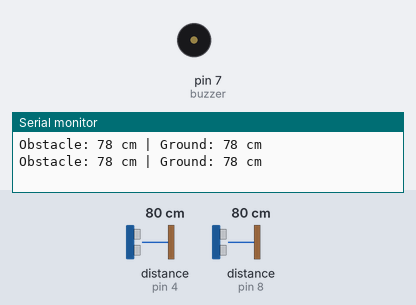
Bench run of a sketch on a simulated Arduino Uno, built with avr-gcc and run on an emulated ATmega328P. On the bench: buzzer (waves = sounding, pin HIGH), the last lines printed to the serial monitor. Wiring (inferred from the names in the program): 2 × ultrasonic range finder: trigger pin 5, echo pin 4 / trigger pin 9, echo pin 8. Inputs (shaded band) come from the test bench; at power-on: distance to the obstacle (sensors on pin 8, pin 4) 80 cm. The echo pulse lasts 58.3 µs per cm; pins used as bus, display or sensor lines are not drawn.

Above: at 2.1 s.
2.2 s: distance to the obstacle (sensor on pin 8) set to 8 cm
5.7 s: distance to the obstacle (sensor on pin 8) set to 5 cm
At 6.6 s:
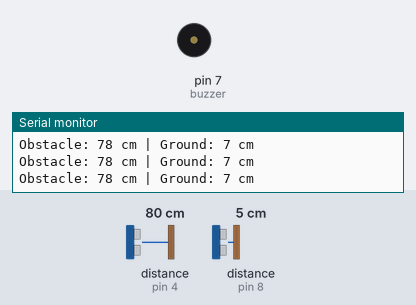
7.5 s: distance to the obstacle (sensor on pin 4) set to 25 cm
9.3 s: distance to the obstacle (sensor on pin 4) set to 20 cm
At 9.59 s:
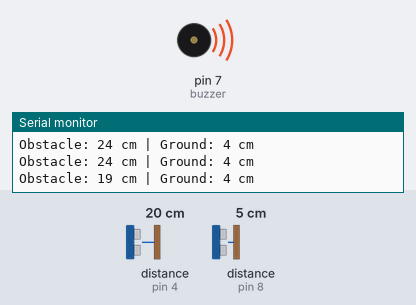
12.8 s: distance to the obstacle (sensor on pin 4) set to 35 cm
At 13.9 s:
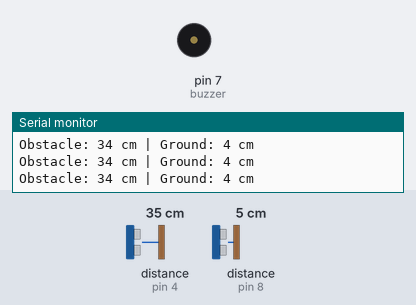
14.6 s: distance to the obstacle (sensor on pin 4) set to 2 cm
At 14.86 s:
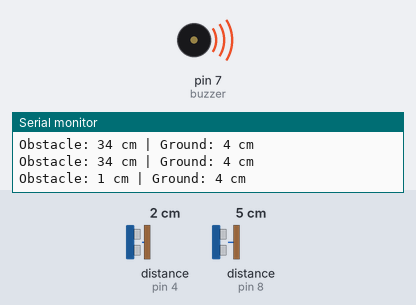
Timing chart, 0 to 19.1 s (numbered marks = the images above; inputs shaded):
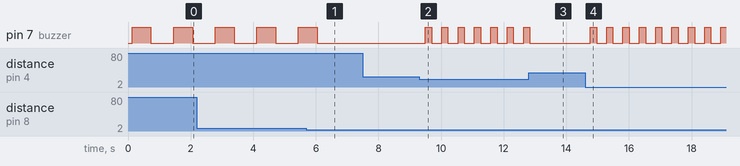

Measured:
- the behaviour switches between 7 and 6 cm on distance to the obstacle (sensor on pin 8) (found by bisection; images 0 and 1)
- the behaviour switches between 22 and 21 cm on distance to the obstacle (sensor on pin 4) (found by bisection; images 1 and 2)
- after the input at 5.7 s, pin 7 (buzzer): goes on until 6.0 s, then stays LOW
- after the input at 9.3 s, pin 7 (buzzer): alternates HIGH for 0.20 s and LOW for 0.32 s, starting after 0.20 s
- after the input at 12.8 s, pin 7 (buzzer): goes on until 12.8 s, then stays LOW
- after the input at 14.6 s, pin 7 (buzzer): alternates HIGH for 0.20 s and LOW for 0.32 s, starting after 0.17 s
- by itself, pin 7 (buzzer): alternates HIGH for 0.60 s and LOW for 0.73 s

The sketch:

Dual_Ultrasonic_Obstacle_Hollow_Alert.ino.ino
```cpp
// Sensor 1: Obstacle
#define trig1 5
#define echo1 4

// Sensor 2: Ground / Hollow
#define trig2 9
#define echo2 8

// Buzzer
#define buzzer 7

long d1, d2;

void setup() {
  pinMode(trig1, OUTPUT);
  pinMode(echo1, INPUT);

  pinMode(trig2, OUTPUT);
  pinMode(echo2, INPUT);

  pinMode(buzzer, OUTPUT);

  Serial.begin(9600);
}

long readUltrasonic(int trigPin, int echoPin) {
  digitalWrite(trigPin, LOW);
  delayMicroseconds(2);
  digitalWrite(trigPin, HIGH);
  delayMicroseconds(10);
  digitalWrite(trigPin, LOW);

  long duration = pulseIn(echoPin, HIGH, 30000); // 30 ms timeout
  if (duration == 0) return -1;  // invalid reading
  return duration * 0.034 / 2;
}

void loop() {

  // Read obstacle sensor
  d1 = readUltrasonic(trig1, echo1);
  delay(60);   // IMPORTANT to avoid cross-talk

  // Read ground sensor
  d2 = readUltrasonic(trig2, echo2);
  delay(60);

  Serial.print("Obstacle: ");
  Serial.print(d1);
  Serial.print(" cm | Ground: ");
  Serial.print(d2);
  Serial.println(" cm");

  // -------- BUZZER LOGIC --------
  if (d1 > 0 && d1 <= 20) {
    // Obstacle detected
    digitalWrite(buzzer, HIGH);
    delay(200);
    digitalWrite(buzzer, LOW);
    delay(200);
  }
  else if (d2 > 5) {
    // Hollow detected
    digitalWrite(buzzer, HIGH);
    delay(600);
    digitalWrite(buzzer, LOW);
    delay(600);
  }
  else {
    digitalWrite(buzzer, LOW);
  }
}
```
